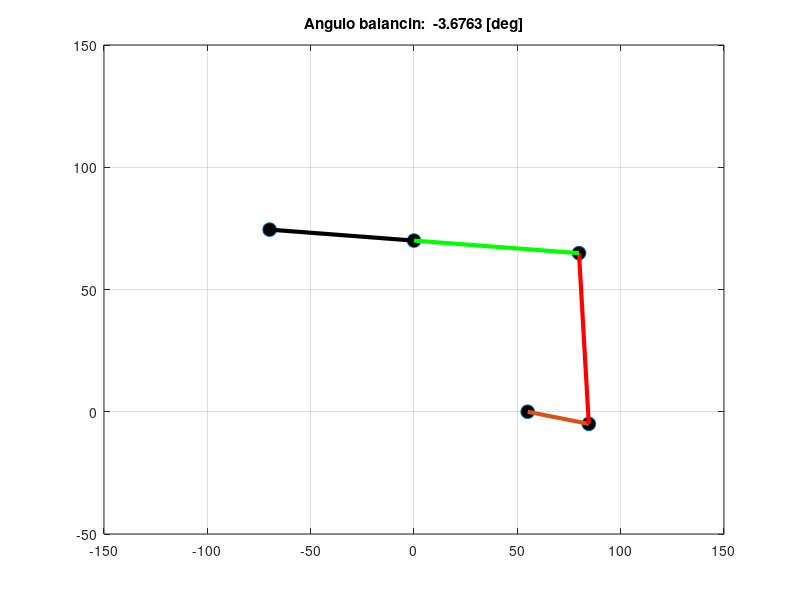

Here is the MATLAB script that generated this plot:
% Ecuaciones de movimiento mecanismo principal AIB

clear all; clc; close all;

savegif = 0; % Guardar animacion como gif

if savegif
	delete 'anim.gif' % Borrar animacion si ya existe
end

% Dimensiones en mm del modelo
a = 70; % Altura del punto de apoyo del balancin
b = 55; % Distancia del origen al eje central de la manivela
r1 = b+25; % Longitud entre el apoyo del balancin y el acople a la biela
r2 = 30; % Longitud del balancin
r3 = 70; % Distancia entre el apoyo del balancin y el cabezal
d = 70 % Longitud de la biela

% Parametros de la ecuacion (3 a 5 se calculan con t = 0)
p = [
	-2*a,
	a^2 - r1^2,
	-2*r2*cos(0) - 2*b,
	-2*r2*sin(0),
	r2^2 + b^2 - d^2 + 2*r2*b*cos(0)
];

% Sistema de ecuaciones a resolver
function y = eq_sys(x, p)
	y(1) = x(1)^2 + x(2)^2 + p(1)*x(2) + p(2);
	y(2) = x(1)^2 + x(2)^2 + p(3)*x(1) + p(4)*x(2) + p(5);
endfunction

x0 = [b; a]; % Solucion inicial para el solver

for t=0:0.2:4*pi
	clf;

	% Recalcular parametros dependientes del tiempo
	p(3:5) = [-2*r2*cos(t) - 2*b,-2*r2*sin(t),r2^2 + b^2 - d^2 + 2*r2*b*cos(t)];

	x = fsolve(@(x) eq_sys(x, p), x0); % Resolver sistema de ecuaciones para el instante actual

	% Calcular posicion del cabezal
	th = asin((x(2)-a)/r1); % Angulo 
	y = [-r3*cos(th), a-r3*sin(th)]; % Coordenadas

	% Dibujar puntos	
	plot([0, b, r2*cos(t)+b, x(1), y(1)], [a, 0, r2*sin(t), x(2), y(2)],'o','markerfacecolor','k','markersize',10);
	hold on
	% Dibujar ejes
	plot([b, r2*cos(t)+b], [0, r2*sin(t)],'linewidth',3); % Manivela
	plot([r2*cos(t)+b, x(1)], [r2*sin(t), x(2)],'r','linewidth',3); % Biela
	plot([0, x(1)], [a, x(2)],'g','linewidth',3); % Balancin (extremo posterior)
	plot([0, y(1)], [a, y(2)],'k','linewidth',3); % Balancin (extremo anterior)
	title(['Angulo balancin:  ',num2str(360*th/2/pi),' [deg]']);
	
	% Fijar vista
	axis([-150,150,-50,150]);
	grid;

	pause(0.1);

	if savegif
		saveas (1, 'snap.png'); % Exportar grafico a imagen (se puede pasar a matriz??)
		im = imread('snap.png'); % Importar como matriz
		imwrite(im,'anim.gif','gif','writemode','append','DelayTime',0); % Adjuntar a gif animado
	end
end

if savegif
	delete 'snap.png' % Borrar imagen temporal
end